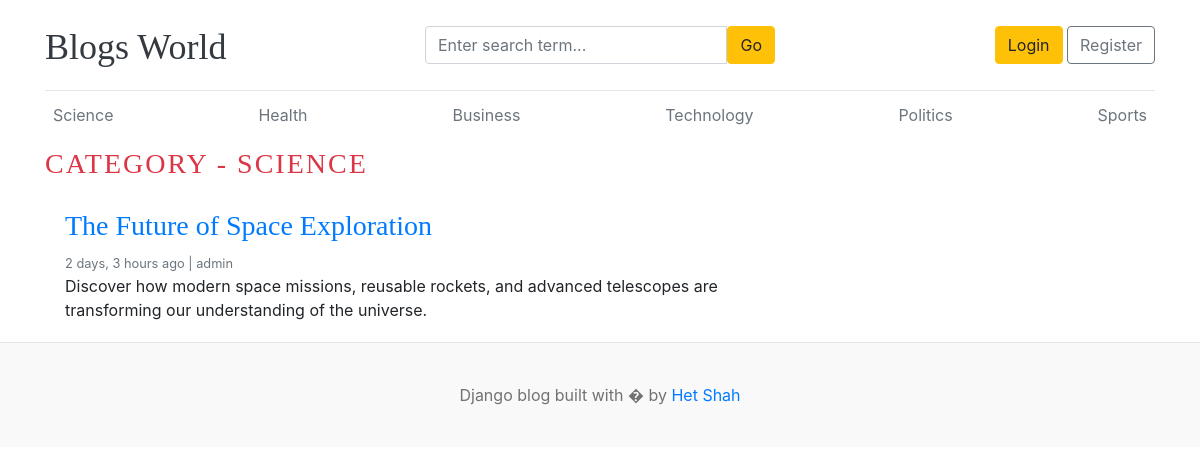
Page /category/1 on the committed database.
### blogs/models.py (models this page shows, shortened)
class Category(models.Model):
  category_name = models.CharField(max_length=50, unique=True)
  created_at = models.DateTimeField(auto_now_add=True)
  updated_at = models.DateTimeField(auto_now=True)
  class Meta:
    verbose_name_plural = 'Categories'
  def __str__(self):
    return self.category_name

class Blogs(models.Model):
  title = models.CharField(max_length=100, unique=True)
  slug = models.SlugField(unique=True, blank=True)
  category = models.ForeignKey(Category, on_delete=models.CASCADE)
  author = models.ForeignKey(User, on_delete=models.CASCADE)
  blog_image = models.ImageField(upload_to= 'uploads/%y/%m/%d')
  short_description = models.TextField(max_length=1000)
  blog_body = models.TextField(max_length=3000)
  status = models.CharField(max_length=100, choices=STATUS_CHOICE, default='draft')
  is_features = models.BooleanField(default=False)
  created_at = models.DateTimeField(auto_now_add=True)
  updated_at = models.DateTimeField(auto_now=True)
  class Meta:
    verbose_name_plural = 'Blogs'

### blogs/views.py (the view)
# urls.py: path('<int:category_id>', views.posts_by_category, name ='posts_by_category'),
def posts_by_category(request, category_id):
  posts = Blogs.objects.filter(status='published', category=category_id)
  try:
    category = Category.objects.get(pk=category_id)
  except:
    return redirect('home')
  context = {
    'posts' : posts,
    'category' : category
  }
  return render(request, 'posts_by_category.html', context)

### blogs/context_processors.py (called while the page is built)
def getCategories(request):
  categories = Category.objects.all()
  return dict(categories=categories)

### templates/posts_by_category.html
{% extends 'base/base.html' %}
{% block content %}
      <h3 class="text-uppercase text-danger" style="letter-spacing: 2px">
        Category - {{category}}
      </h3>
      <main role="main" class="container p-0">
        <div class="row">
          <div class="col-md-8 blog-main">
            {% for post in posts %}
            <div class="card border-0">
              <div class="card-body">
                <h3><a href="{% url 'blogs' post.slug %}">{{ post.title }}</a></h3>
                <small class="mb-1 text-muted">
                  {{post.created_at | timesince }} ago | {{ post.author}}</small
                >
                <p class="card-text">
                  {{ post.short_description|truncatewords:20 }}
                </p>
              </div>
            </div>
            {% endfor %}
          </div>
        </div>
      </main>
    </div>
{% endblock %}

### templates/base/header.html (shortened to what this page needs)
{% load static %}
<!doctype html>
<html lang="en">
  <head>
    <link
      href="https://getbootstrap.com/docs/4.0/dist/css/bootstrap.min.css"
      rel="stylesheet" />
    <link href="{% static 'css/blog.css' %}" rel="stylesheet" />
    <link
      rel="stylesheet"
      href="https://cdnjs.cloudflare.com/ajax/libs/font-awesome/7.3.1/css/all.min.css"
 />
  </head>
  <body>
    <div class="container">
      <header class="blog-header py-3">
        <div class="row flex-nowrap justify-content-between align-items-center">
          <div class="col-4 pt-1">
            <a class="blog-header-logo text-dark" href="/">Blogs World</a>
          </div>
          <div class="col-4">
            <form action="{% url 'search' %}" method="GET">
              <div class="input-group">
                <input
                  type="text"
                  class="form-control"
                  name="keyword"
                  placeholder="Enter search term..." />
                <button
                  type="submit"
                  class="btn btn-warning"
                  id="button-search"
                  type="button">
                  Go
                </button>
              </div>
            </form>
          </div>
          <div class="col-4 d-flex justify-content-end align-items-center">
            {% if not user.is_authenticated %}
            <a class="btn btn-warning" href="{% url 'login' %}">Login</a> &nbsp;
            <a class="btn btn-outline-secondary" href="{% url 'register'%}"
              >Register</a
            >
            {% endif %}
          </div>
        </div>
      </header>
      <div class="nav-scroller py-1 mb-2">
        <nav class="nav d-flex justify-content-between">
          {% for category in categories %}
          <a
            class="p-2 text-muted"
            href="{% url 'posts_by_category' category.id %}"
            >{{ category.category_name }}</a
          >
          {% endfor %}
        </nav>
      </div>

### static/css/blog.css (style rules this page uses)
.blog-header { border-bottom: 1px solid #e5e5e5; }
.blog-header-logo { font-family: "Playfair Display", Georgia, "Times New Roman", serif; font-size: 2.25rem; }
h1, h2, h3, h4, h5, h6 { font-family: "Playfair Display", Georgia, "Times New Roman", serif; }

### rows in the picture
Category: category_name "Science", category_name "SCIENCE"
Category: category_name "Health"
Category: category_name "Business"
Category: category_name "Technology"
Category: category_name "Politics"
Category: category_name "Sports"
Blogs: title "The Future of Space Exploration", created_at "2 days, 3 hours", author "admin", short_description "Discover how modern space missions, reusable rockets, and advanced telescopes are transforming our understanding of the universe."
